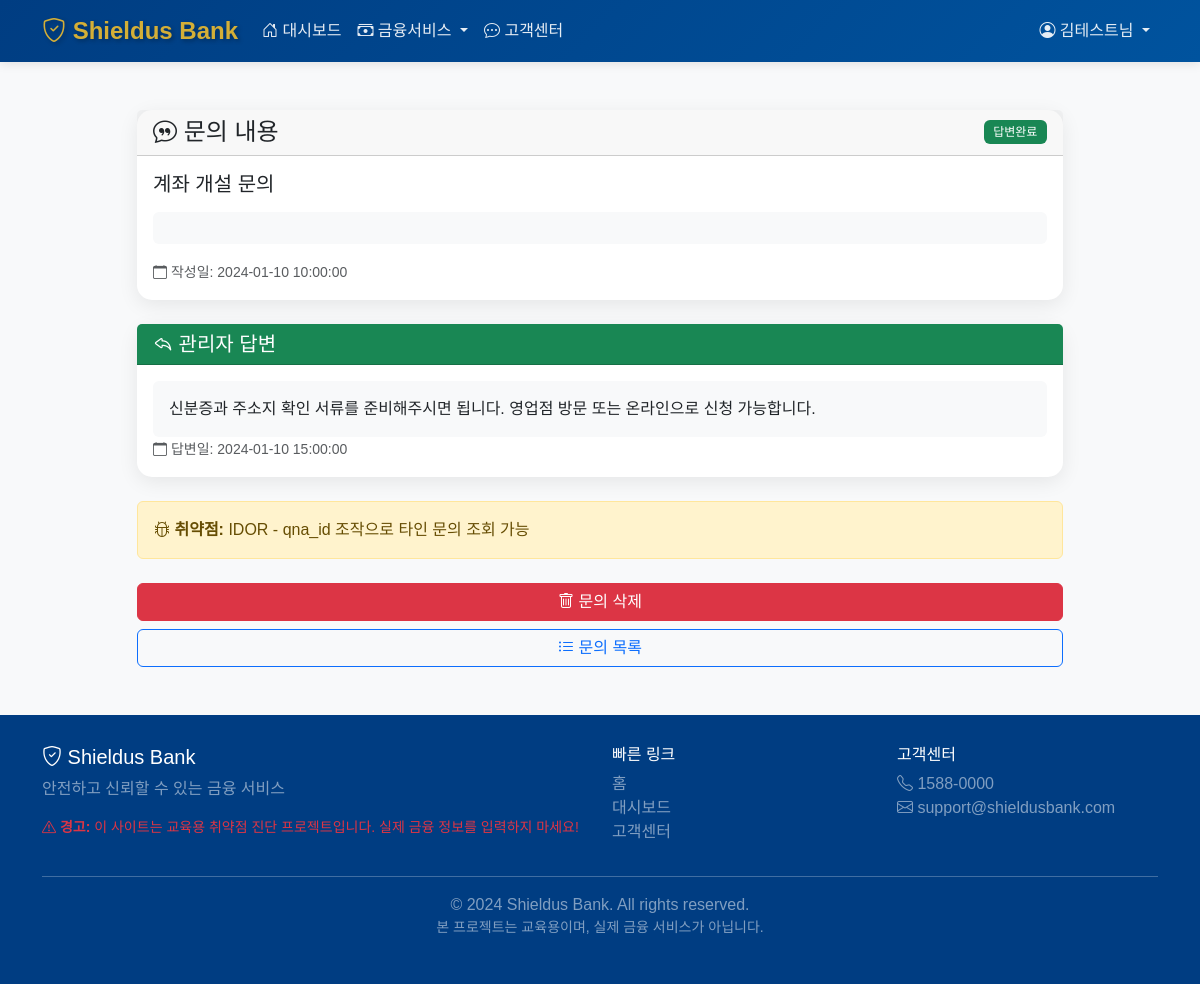
Page /qna/1 (signed in) on the committed database.
### tables this page shows
CREATE TABLE posts (
  id INTEGER PRIMARY KEY AUTOINCREMENT,
  type TEXT DEFAULT 'qna' CHECK (type IN ('notice', 'qna')),
  title TEXT NOT NULL,
  content TEXT NOT NULL,
  answer TEXT,
  status TEXT DEFAULT 'PENDING',
  is_secret INTEGER DEFAULT 0 CHECK (is_secret IN (0, 1)),
  users_id INTEGER NOT NULL,
  created_at TIMESTAMP DEFAULT CURRENT_TIMESTAMP,
  answered_at TIMESTAMP,
  FOREIGN KEY (users_id)
    REFERENCES users (id)
    ON DELETE NO ACTION
    ON UPDATE NO ACTION
);

### utils/decorators.py (the view)
    def wrapper(*args, **kwargs):
        if 'user_id' not in session:
            flash('로그인이 필요합니다.')
            return redirect(url_for('login'))
        return f(*args, **kwargs)

### routes/qna.py (called while the page is built)
@qna_bp.route('/qna/<int:qna_id>', endpoint='qna_detail')
@login_required
def qna_detail(qna_id):
    conn = get_db()
    cursor = conn.cursor()
    cursor.execute(f"SELECT * FROM posts WHERE id = {qna_id}")
    qna = cursor.fetchone()
    if not qna:
        flash('문의를 찾을 수 없습니다.')
        return redirect(url_for('qna_list'))
    cursor.execute(f"SELECT * FROM post_files WHERE post_id = {qna_id}")
    files = cursor.fetchall()
    conn.close()
    return render_template('qna_detail.html', qna=qna, files=files)

### utils/db.py (called while the page is built)
def get_db():
    conn = sqlite3.connect(config.DB_PATH)
    conn.row_factory = sqlite3.Row
    return conn

### templates/qna_detail.html (shortened to what this page needs)
{% extends "base.html" %}
{% block content %}
<div class="row justify-content-center">
    <div class="col-md-10">
        <div class="card card-custom mb-4">
            <div class="card-header d-flex justify-content-between align-items-center">
                <h4 class="mb-0"><i class="bi bi-chat-quote"></i> 문의 내용</h4>
                {% if qna.status == 'ANSWERED' %}
                    <span class="badge bg-success">답변완료</span>
                {% else %}
                    <span class="badge bg-secondary">대기중</span>
                {% endif %}
            </div>
            <div class="card-body">
                <h5 class="mb-3">{{ qna.title|safe }}</h5>
                <div class="mb-3 p-3 bg-light rounded">
                </div>
                <small class="text-muted">
                    <i class="bi bi-calendar"></i> 작성일: {{ qna.created_at }}
                </small>
            </div>
        </div>
        {% if qna.answer %}
        <div class="card card-custom mb-4">
            <div class="card-header bg-success text-white">
                <h5 class="mb-0"><i class="bi bi-reply"></i> 관리자 답변</h5>
            </div>
            <div class="card-body">
                <div class="p-3 bg-light rounded">
                    {{ qna.answer }}
                </div>
                <small class="text-muted">
                    <i class="bi bi-calendar"></i> 답변일: {{ qna.answered_at }}
                </small>
            </div>
        </div>
        {% else %}
        <div class="alert alert-info">
            <i class="bi bi-clock-history"></i> 관리자 답변을 기다리고 있습니다.
        </div>
        {% endif %}
        <div class="alert alert-warning mb-4">
            <i class="bi bi-bug"></i>
            <strong>취약점:</strong> IDOR - qna_id 조작으로 타인 문의 조회 가능
        </div>
        <div class="d-grid gap-2">
            <form method="POST" action="{{ url_for('qna.qna_delete', qna_id=qna.id) }}" style="display: inline;">
                <button type="submit" class="btn btn-danger w-100"
                        onclick="return confirm('정말 삭제하시겠습니까?')">
                    <i class="bi bi-trash"></i> 문의 삭제
                </button>
            </form>
            <a href="{{ url_for('qna.qna_list') }}" class="btn btn-outline-primary">
                <i class="bi bi-list-ul"></i> 문의 목록
            </a>
        </div>
    </div>
</div>
{% endblock %}

### static/css/custom.css (style rules this page uses)
html { scroll-behavior: smooth; }
.card-custom { transition: all 0.3s cubic-bezier(0.4, 0, 0.2, 1); }
.btn { transition: all 0.3s ease; }
.badge { font-weight: 500; padding: 0.5em 0.8em; }

### static/css/base.css (style rules this page uses)
:root { --primary-color: #003d82; --secondary-color: #d4af37; --success-color: #28a745; --danger-color: #dc3545; --light-bg: #f8f9fa; --dark-text: #212529; }
body { font-family: 'Noto Sans KR', sans-serif; background-color: var(--light-bg); }
.card-custom { border: none; border-radius: 15px; box-shadow: 0 5px 20px rgba(0, 0, 0, 0.08); transition: all 0.3s; }

### rows in the picture
posts: title "계좌 개설 문의", created_at "2024-01-10 10:00:00", answer "신분증과 주소지 확인 서류를 준비해주시면 됩니다. 영업점 방문 또는 온라인으로 신청 가능합니다.", answered_at "2024-01-10 15:00:00"

### other values in the picture
{{ session.username }} "김테스트"
